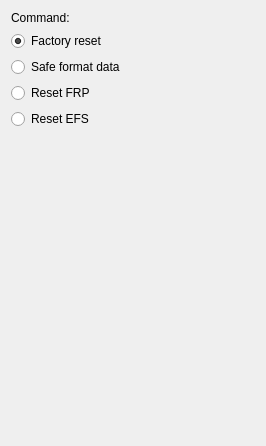
            <widget class="QWidget" name="scrollAreaWidgetContents_9">
             <property name="geometry">
              <rect>
               <x>0</x>
               <y>0</y>
               <width>266</width>
               <height>446</height>
              </rect>
             </property>
             <layout class="QVBoxLayout" name="verticalLayout_14">
              <item>
               <widget class="QLabel" name="command_samsung">
                <property name="text">
                 <string notr="true">Command:</string>
                </property>
               </widget>
              </item>
              <item>
               <widget class="QRadioButton" name="userdata_samsung">
                <property name="text">
                 <string notr="true">Factory reset</string>
                </property>
                <property name="checked">
                 <bool>true</bool>
                </property>
               </widget>
              </item>
              <item>
               <widget class="QRadioButton" name="safestorage_samsung">
                <property name="text">
                 <string notr="true">Safe format data</string>
                </property>
               </widget>
              </item>
              <item>
               <widget class="QRadioButton" name="frp_samsung">
                <property name="text">
                 <string notr="true">Reset FRP</string>
                </property>
               </widget>
              </item>
              <item>
               <widget class="QRadioButton" name="efs_samsung">
                <property name="text">
                 <string notr="true">Reset EFS</string>
                </property>
               </widget>
              </item>
              <item>
               <spacer name="verticalSpacer_9">
                <property name="orientation">
                 <enum>Qt::Vertical</enum>
                </property>
                <property name="sizeHint" stdset="0">
                 <size>
                  <width>20</width>
                  <height>40</height>
                 </size>
                </property>
               </spacer>
              </item>
             </layout>
            </widget>
